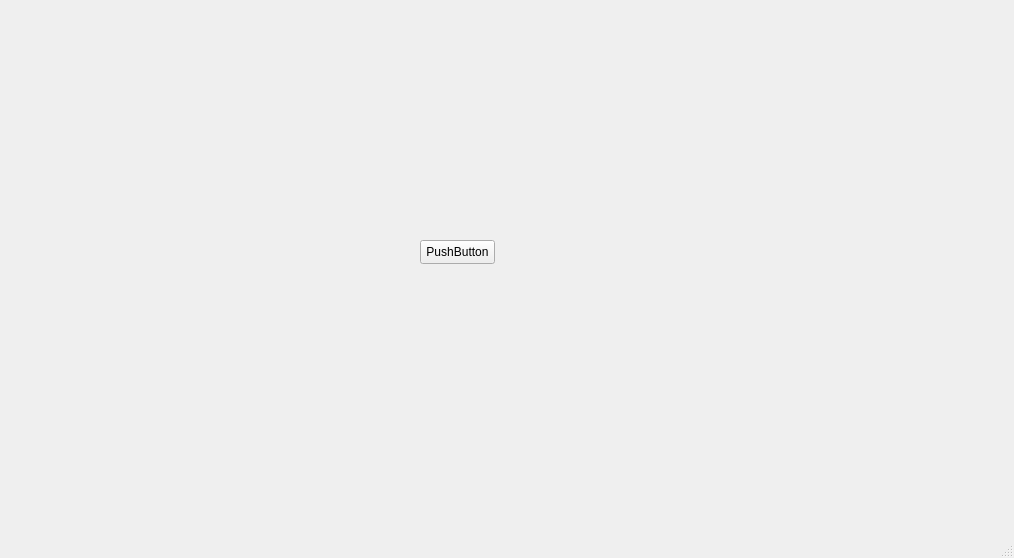
<?xml version="1.0" encoding="UTF-8"?>
<ui version="4.0">
 <class>MainWindow</class>
 <widget class="QMainWindow" name="MainWindow">
  <property name="geometry">
   <rect>
    <x>0</x>
    <y>0</y>
    <width>1014</width>
    <height>558</height>
   </rect>
  </property>
  <property name="windowTitle">
   <string>MainWindow</string>
  </property>
  <widget class="QWidget" name="centralwidget">
   <widget class="QPushButton" name="pushButton">
    <property name="geometry">
     <rect>
      <x>420</x>
      <y>240</y>
      <width>75</width>
      <height>24</height>
     </rect>
    </property>
    <property name="text">
     <string>PushButton</string>
    </property>
   </widget>
  </widget>
  <widget class="QMenuBar" name="menubar">
   <property name="geometry">
    <rect>
     <x>0</x>
     <y>0</y>
     <width>1014</width>
     <height>22</height>
    </rect>
   </property>
  </widget>
  <widget class="QStatusBar" name="statusbar"/>
 </widget>
 <resources/>
 <connections/>
</ui>
